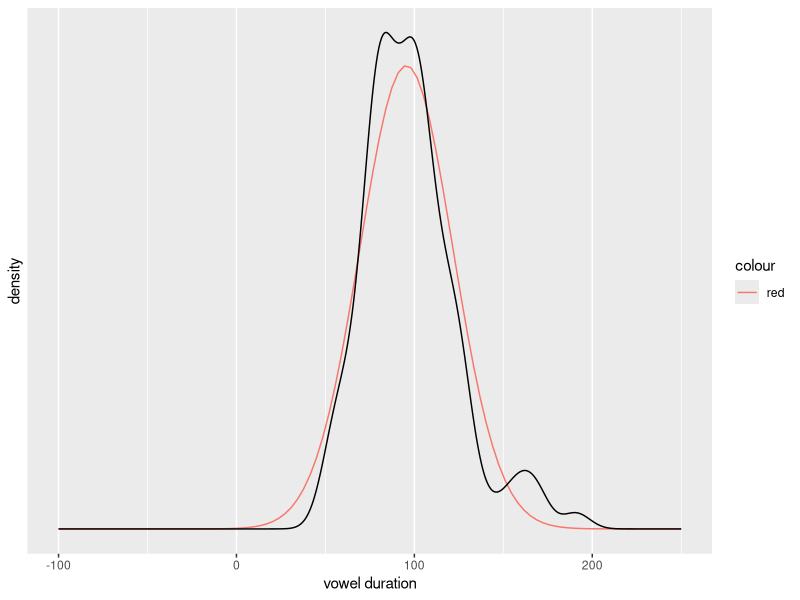

This chart was generated by the following R code:
## ---- chunk 1
knitr::opts_chunk$set(echo = TRUE)
library(tidyverse)
library(ggplot2)
data <- read_csv('hw4_caretta.csv')
m <- mean(data$vowel.dur, trim =0.1)
sd <- sd(data$vowel.dur)
data.frame(x = c(-100, 250)) %>% 
  ggplot(aes(x)) +
  stat_function(aes(color='red'), fun = dnorm, n = 100, args = list(mean = m, sd = sd)) + 
  ylab('density') +
  xlab('vowel duration')+
  scale_y_continuous(breaks = NULL)+
  geom_density(data = data, aes(vowel.dur), alpha = 0.5)
## ---- chunk 2
data %>%
  filter(speaker == 'brs02') %>% 
  select(vowel.dur) -> brs02
as.numeric(brs02[1,])
## ---- chunk 3
data %>%
  filter(speaker == 'tt01') %>% 
  select(vowel.dur) -> tt01
